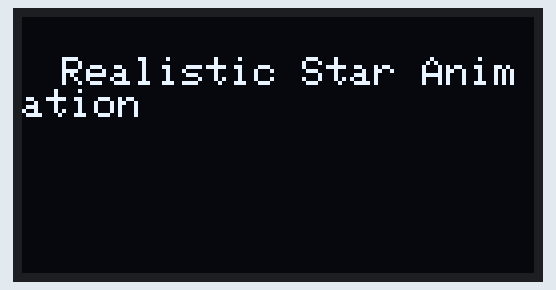
Simulated run of this sketch. Board: Arduino Uno, built with avr-gcc and run on an emulated ATmega328P. Shown: 128×64 one-colour display. Random numbers use the default seed unless the sketch sets one.

Above: at 0.1 s.
At 4.99 s:
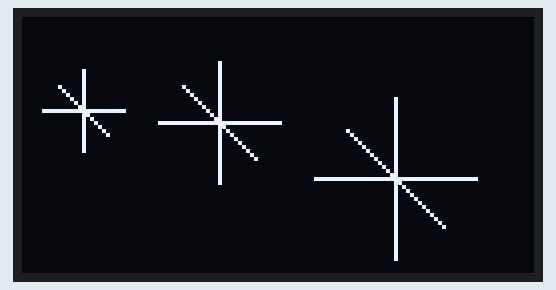
At 9.89 s:
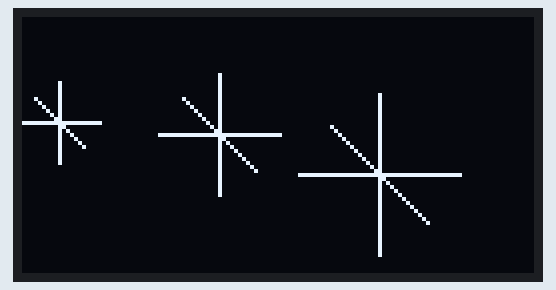
At 19.62 s:
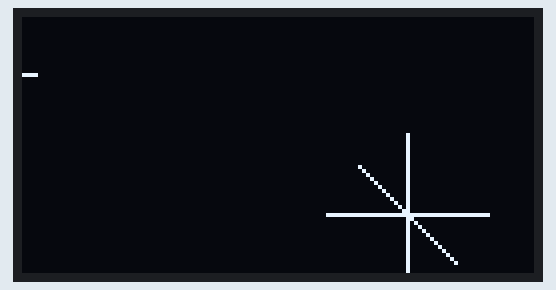
At 29.87 s:
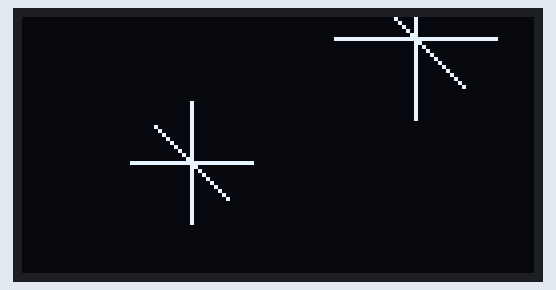
At 39.92 s:
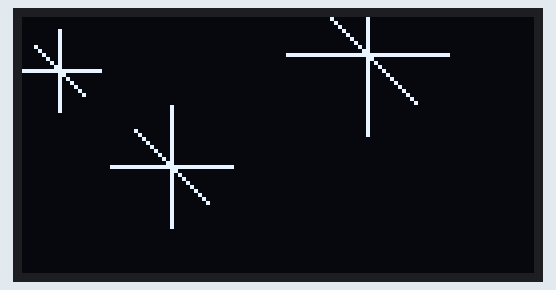

The sketch:

star_animation.ino
```cpp
#include <Wire.h>
#include <Adafruit_GFX.h>
#include <Adafruit_SSD1306.h>

#define SCREEN_WIDTH 128
#define SCREEN_HEIGHT 64
#define OLED_RESET    -1
Adafruit_SSD1306 display(SCREEN_WIDTH, SCREEN_HEIGHT, &Wire, OLED_RESET);

struct Star {
  int x;
  int y;
  int size;
  int brightness;
  int pulse;
};

Star stars[] = {
  {10, 20, 2, 0, random(5, 10)},
  {50, 30, 3, 0, random(5, 10)},
  {90, 40, 4, 0, random(5, 10)}
};

void setup() {
  if (!display.begin(SSD1306_SWITCHCAPVCC, 0x3C)) {
    Serial.println(F("SSD1306 allocation failed"));
    for (;;);
  }

  display.clearDisplay();

  display.setTextSize(1);
  display.setTextColor(SSD1306_WHITE);

  display.setCursor(10, 10);
  display.println("Realistic Star Animation");

  display.display();
  delay(2000);
}

void loop() {
  display.clearDisplay();

  updateStars();
  drawStars();

  display.display();
  delay(100);
}

void updateStars() {
  for (int i = 0; i < sizeof(stars) / sizeof(stars[0]); i++) {
    stars[i].brightness = random(10);

    stars[i].pulse = (stars[i].pulse + 1) % 5;

    stars[i].x = (stars[i].x + random(-1, 2)) % SCREEN_WIDTH;
    stars[i].y = (stars[i].y + random(-1, 2)) % SCREEN_HEIGHT;
  }
}

void drawStars() {
  for (int i = 0; i < sizeof(stars) / sizeof(stars[0]); i++) {
    int halfSize = stars[i].size * 5; // Half size in pixels
    int brightness = stars[i].brightness * (stars[i].pulse + 1) / 5; // Pulsating effect
    display.drawLine(stars[i].x, stars[i].y - halfSize, stars[i].x, stars[i].y + halfSize, brightness); // Vertical line
    display.drawLine(stars[i].x - halfSize, stars[i].y, stars[i].x + halfSize, stars[i].y, brightness); // Horizontal line
    display.drawLine(stars[i].x - stars[i].size * 3, stars[i].y - stars[i].size * 3, stars[i].x + stars[i].size * 3, stars[i].y + stars[i].size * 3, brightness); // Diagonal lines
  }
}
```
